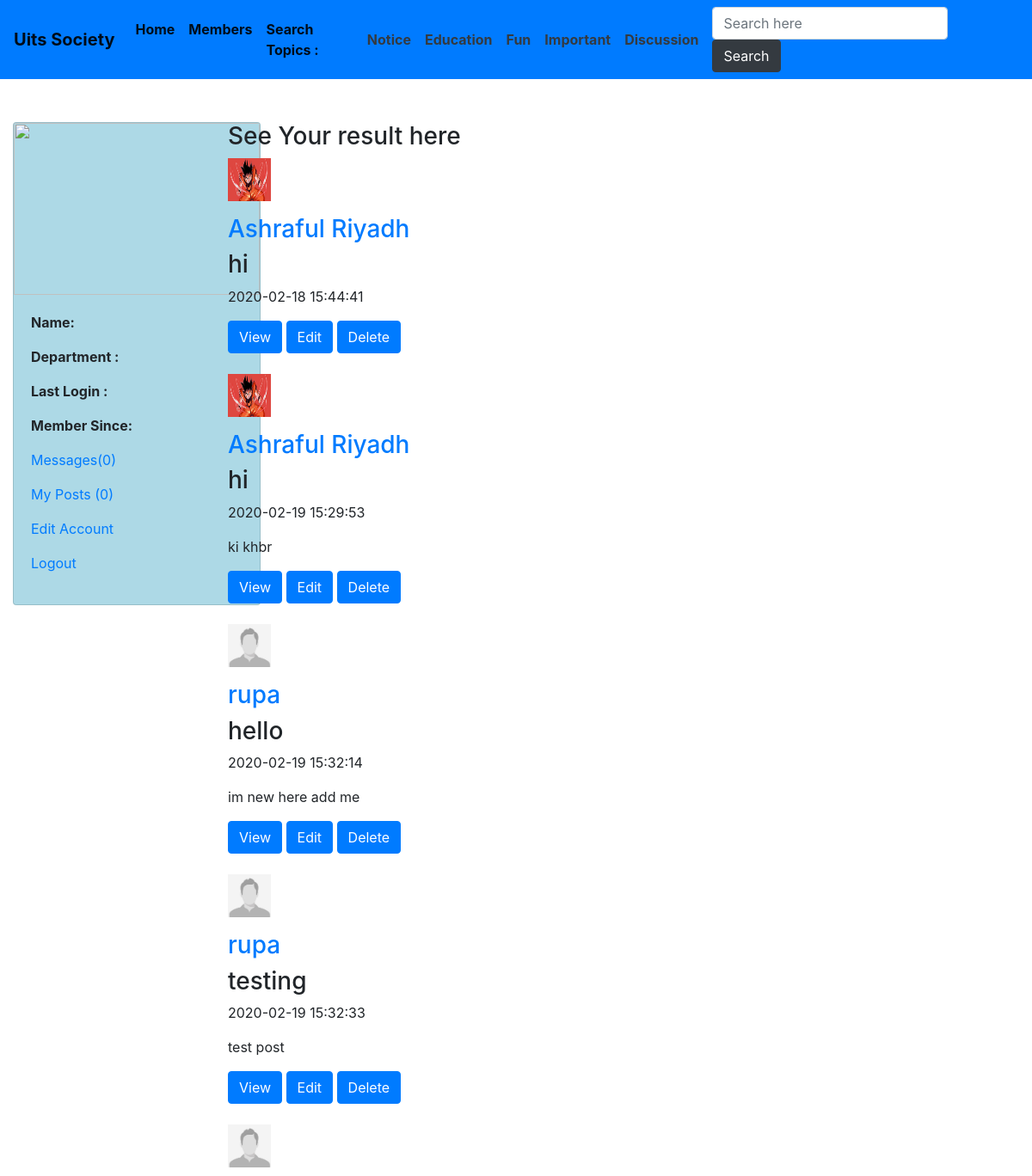
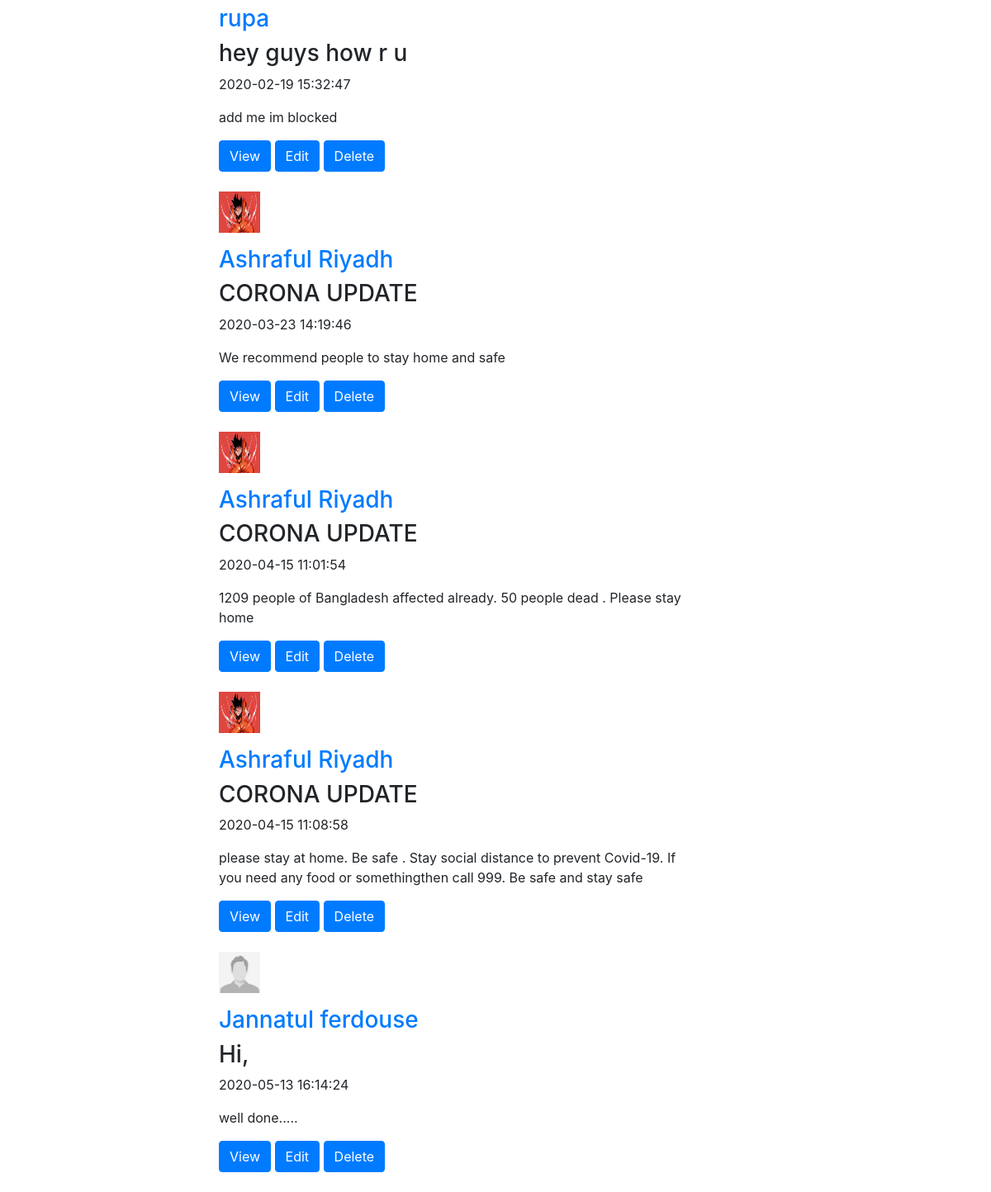
The app's page /results.php with its own data (2 pictures, top to bottom).
### tables this page shows
CREATE TABLE `topics` (
  `topic_id` int(11) NOT NULL,
  `topic_name` varchar(255) NOT NULL
);

CREATE TABLE `posts` (
  `post_id` int(11) NOT NULL,
  `user_id` int(11) NOT NULL,
  `topic_id` int(11) NOT NULL,
  `post_title` text NOT NULL,
  `post_content` text NOT NULL,
  `post_date` timestamp NOT NULL DEFAULT current_timestamp()
);

CREATE TABLE `users` (
  `user_id` int(11) NOT NULL,
  `user_name` varchar(255) NOT NULL,
  `user_pass` varchar(255) NOT NULL,
  `user_email` varchar(255) NOT NULL,
  `user_department` text NOT NULL,
  `user_gender` text NOT NULL,
  `user_birthday` text NOT NULL,
  `user_image` text NOT NULL,
  `user_reg_date` text NOT NULL,
  `user_last_login` text NOT NULL,
  `status` text NOT NULL,
  `ver_code` int(100) NOT NULL,
  `posts` text NOT NULL
);

### functions/functions.php (the view, shortened to what this page needs)
<?php
$con = mysqli_connect("localhost","root","","social_media") or die ("connection was not established");
function results() {
	global $con;
	$get_posts = "select * from posts where post_title like '%$search_query%' OR post_content like '%$search_query%'";
	$run_posts = mysqli_query($con,$get_posts);
	while($row_posts=mysqli_fetch_array($run_posts)){
		$post_id = $row_posts['post_id'];
		$user_id = $row_posts['user_id'];
		$post_title = $row_posts['post_title'];
		$content = $row_posts['post_content'];
		$post_date = $row_posts['post_date'];
		$user = "select * from users where user_id='$user_id' AND posts='yes'";
		$run_user=mysqli_query($con,$user);
		$row_user=mysqli_fetch_array($run_user);
		$user_name = $row_user['user_name'];
		$user_image = $row_user['user_image'];
		echo "
		<div id='post'>
		<p><img src='images/$user_image' width='50' height='50'></p>
		<h3><a href='user_profile.php?user_id=$user_id'>$user_name</a></h3>
		<h3>$post_title</h3>
		<p>$post_date</p>
		<p>$content</p>
		<a href='single.php?post_id=$post_id'><button class='btn btn-primary'> View </button></a>
		<a href='edit_post.php?post_id=$post_id'><button class='btn btn-primary'> Edit </button></a>
		<a href='functions/delete_post.php?post_id=$post_id'><button class='btn btn-primary'> Delete </button></a>
		</div><br/>
		";
	}
}
?>

### results.php (shortened to what this page needs)
<!doctype html>
<?php
include("functions/functions.php");
?>
<html lang="en">
  <head>
    <link rel="stylesheet" href="https://stackpath.bootstrapcdn.com/bootstrap/4.4.1/css/bootstrap.min.css">
     <link rel="stylesheet" href="styles/home_style.css" media="all">
  </head>
  <body>
 <div>
    <nav class="navbar sticky-top navbar-expand-lg navbar-light bg-primary">
  <a class="navbar-brand font-weight-bolder" href="#">Uits Society</a>
  <div class="collapse navbar-collapse" id="navbarSupportedContent">
    <ul class="navbar-nav mr-auto">
      <li class="nav-item active">
        <a class="nav-link font-weight-bolder" href="home.php">Home <span class="sr-only">(current)</span></a>
      </li>
      <li class="nav-item active font-weight-bolder">
        <a class="nav-link" href="members.php">Members</a>
      </li>
      <li class="nav-item active font-weight-bolder">
        <a class="nav-link disabled" href="#" tabindex="-1" aria-disabled="true">Search Topics : </a>
      </li>
      <?php
                $get_topics = "select * from topics";
                $run_topics = mysqli_query($con,$get_topics);
                while($row=mysqli_fetch_array($run_topics)){
                    $topic_id = $row['topic_id'];
                    $topic_name = $row['topic_name'];
                    echo "<li class='navbar navbar-nav nav-item font-weight-bolder active'><a href='topic.php?topic=$topic_id' class='text-dark'>$topic_name</a></li>";
                }
                ?>
    </ul>
    <form class="form-inline my-2 my-lg-0" method="get" action="results.php" >
      <input class="form-control mr-sm-2" type="text" name="user_query" placeholder="Search here" aria-label="Search">
      <button class="btn btn-dark my-2 my-sm-0" type="submit" name="search" value="Search">Search</button>
    </form>
  </div>
</nav>
</div>
    <div class="container-fluid" style="margin-top: 50px">
          <?php
          $user = $_SESSION['user_email'];
          $get_user = "select * from users where user_email='$user'";
          $run_user = mysqli_query($con,$get_user);
          $row = mysqli_fetch_array($run_user);
          $user_id = $row['user_id'];
          $user_name = $row['user_name'];
          $user_department = $row['user_department'];
          $user_image = $row['user_image'];
          $register_date = $row['user_reg_date'];
          $last_login = $row['user_last_login'];
          $user_posts = "select * from posts where user_id='$user_id'";
          $run_posts = mysqli_query($con,$user_posts);
          $posts = mysqli_num_rows($run_posts);
          $sel_msg = "select * from messages where receiver='$user_id' AND status='unread' ORDER by 1 DESC";
          $run_msg = mysqli_query($con,$sel_msg);
          $count_msg = mysqli_num_rows($run_msg);
        echo "
            <div class='row'>
            <div class='col-sm-4 col-lg-2'>
            <div class='card' style='width: 18rem; height : auto; background-color:#ADD9E6;'>
        <img class='card-img-top' src='images/$user_image' width='200' height='200'>
        <div id = 'user_mention'class='card-body'>
        <p><strong>Name: </strong> $user_name</p>
        <p><strong>Department : </strong>$user_department</p>
        <p><strong>Last Login : </strong>$last_login</p>
        <p><strong>Member Since: </strong>$register_date</p>
        <p><a href='my_messages.php?inbox&u_id=$user_id'>Messages($count_msg)</a></p>
        <p><a href='my_posts.php?u_id=$user_id'>My Posts ($posts)</a></p>
        <p><a href='edit_profile.php?u_id=$user_id'>Edit Account </a></p>
        <p><a href='logout.php'>Logout </a></p>
        </div></div></div>
        ";
          ?>
           <div class="col-sm-6 col-lg-6" style="margin-left: 50px;">
        <div id="timeline">
          <h3>See Your result here </h3>
          <?php results();?>
        </div>
      </div>

### records on screen
topics: topic_name "Notice"
topics: topic_name "Education"
topics: topic_name "Fun"
topics: topic_name "Important"
topics: topic_name "Discussion"
posts: user.user_image (picture), user.user_name "Ashraful Riyadh", post_title "hi", post_date "2020-02-18 15:44:41"
posts: user.user_image (picture), user.user_name "Ashraful Riyadh", post_title "hi", post_date "2020-02-19 15:29:53", post_content "ki khbr"
posts: user.user_image (placeholder picture), user.user_name "rupa", post_title "hello", post_date "2020-02-19 15:32:14", post_content "im new here add me"
posts: user.user_image (placeholder picture), user.user_name "rupa", post_title "testing", post_date "2020-02-19 15:32:33", post_content "test post"
posts: user.user_image (placeholder picture), user.user_name "rupa", post_title "hey guys how r u", post_date "2020-02-19 15:32:47", post_content "add me im blocked"
posts: user.user_image (picture), user.user_name "Ashraful Riyadh", post_title "CORONA UPDATE", post_date "2020-03-23 14:19:46", post_content "We recommend people to stay home and safe"
posts: user.user_image (picture), user.user_name "Ashraful Riyadh", post_title "CORONA UPDATE", post_date "2020-04-15 11:01:54", post_content "1209 people of Bangladesh affected already. 50 people dead . Please stay home"
posts: user.user_image (picture), user.user_name "Ashraful Riyadh", post_title "CORONA UPDATE", post_date "2020-04-15 11:08:58", post_content "please stay at home. Be safe . Stay social distance to prevent Covid-19. If you need any food or somethingthen call 999. Be safe and stay safe"
posts: user.user_image (placeholder picture), user.user_name "Jannatul ferdouse", post_title "Hi,", post_date "2020-05-13 16:14:24", post_content "well done....."

### other values on screen
$count_msg "0"
$posts "0"
